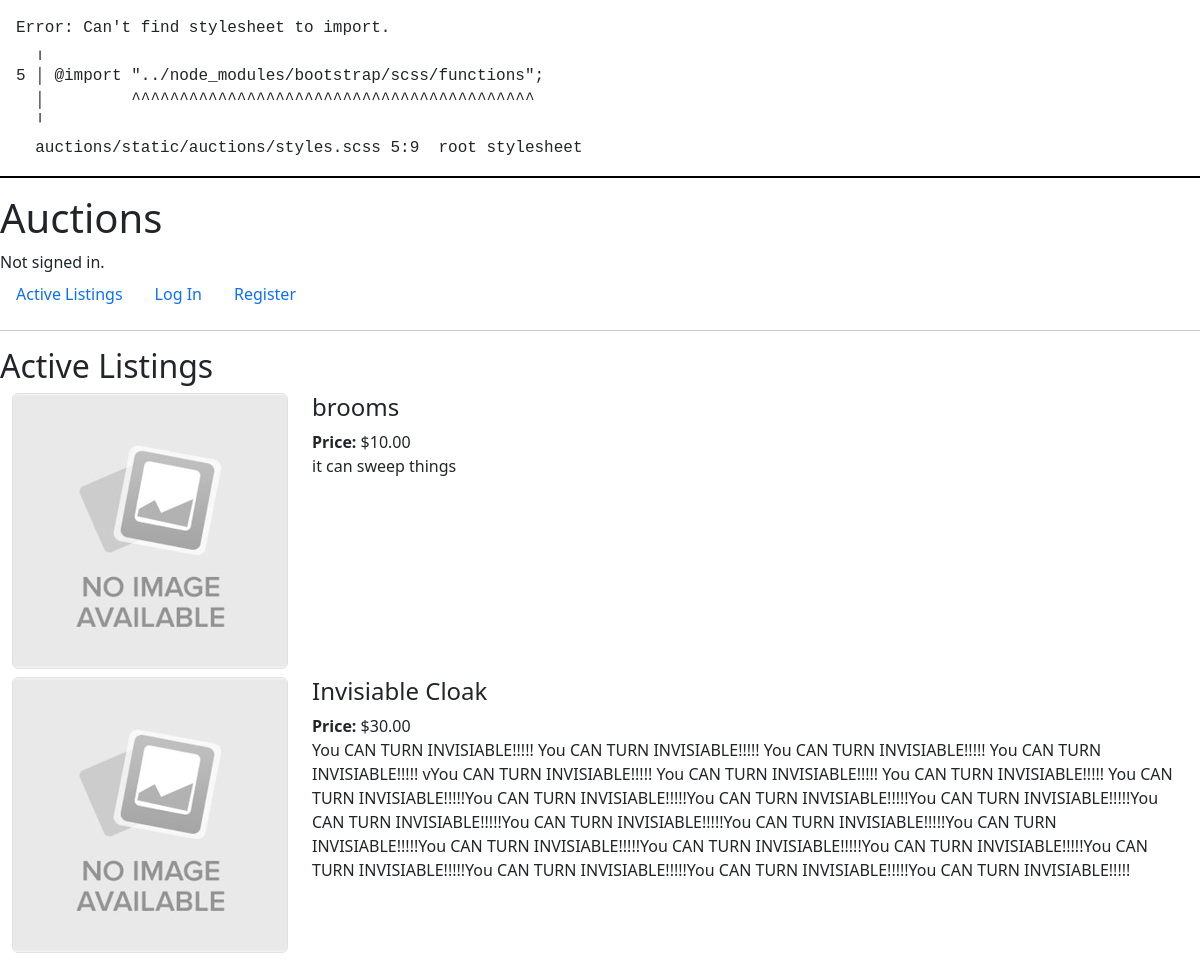
The page / on the database its author committed.
### auctions/models.py (models this page shows)
class AuctionListing(models.Model):
    BOOKS = 'BO'
    CLOTHING = 'CL'
    ELECTRONICS = 'EL'
    HOME = 'HO'
    OTHER = 'OT'
    CATEGORIES_CHOICES = [
        (BOOKS, 'Books'),
        (CLOTHING, 'Clothing'),
        (ELECTRONICS,'Electronics'),
        (HOME, 'Home'),
        (OTHER, 'other')
    ]
    name = models.CharField(max_length=64)
    starting_bid = models.DecimalField(max_digits=6,decimal_places=2)
    current_bid = models.DecimalField(max_digits=6, decimal_places=2)
    description = models.TextField()
    image = models.ImageField(upload_to='Images', default="Images/No_Image_Available.jpg")
    created_by = models.ForeignKey(User,on_delete=models.CASCADE)
    created_datetime = models.DateTimeField()
    categories = models.CharField(max_length=2,choices=CATEGORIES_CHOICES,default=OTHER)

### auctions/views.py (the view)
# urls.py: path("", views.index, name="index"),
def index(request):
    return render(request, "auctions/index.html",
                  {
                      "auctions":AuctionListing.objects.all()
                  })

### auctions/templates/auctions/index.html
{% extends "auctions/layout.html" %}
{% block body %}
    <h2>Active Listings</h2>
    {% for auction in auctions %}
        <div class="container-fluid ">
            <div class="row">
                <div class = "col-3 pb-2 h-20">
                    <img alt="{{auction.name}} Image" src="{{auction.image.url}}" class="object-fit-contain border rounded img-fluid">
                </div>
                <div class = "col-9 pb-2 ">
                    <h4>{{auction.name}}</h4>
                    <b>Price: </b>
                    <span> ${{auction.current_bid}}</span>
                    <p class = "overflow-auto">{{auction.description}}</p>
                </div>
            </div>
        </div>
        {%endfor%}
    {% endblock %}

### auctions/templates/auctions/layout.html (shortened to what this page needs)
{% load static %}
<!DOCTYPE html>
<html lang="en">
    <head>
        <link href="https://cdn.jsdelivr.net/npm/bootstrap@5.3.1/dist/css/bootstrap.min.css" rel="stylesheet">
        <link href="{% static 'auctions/styles.css' %}" rel="stylesheet">
    </head>
    <body>
        <h1>Auctions</h1>
        <div>
            {% if user.is_authenticated %}
                Signed in as <strong>{{ user.username }}</strong>.
            {% else %}
                Not signed in.
            {% endif %}
        </div>
        <ul class="nav">
            <li class="nav-item">
                <a class="nav-link" href="{% url 'index' %}">Active Listings</a>
            </li>
            {% if user.is_authenticated %}
                <li class="nav-item">
                    <a class="nav-link" href="{% url 'logout' %}">Log Out</a>
                </li>
            {% else %}
                <li class="nav-item">
                    <a class="nav-link" href="{% url 'login' %}">Log In</a>
                </li>
                <li class="nav-item">
                    <a class="nav-link" href="{% url 'register' %}">Register</a>
                </li>
            {% endif %}
        </ul>
        <hr>
        {% block body %}
        {% endblock %}
    </body>
</html>

### auctions/static/auctions/styles.css (style rules this page uses)
body::before { font-family: "Source Code Pro", "SF Mono", Monaco, Inconsolata, "Fira Mono", "Droid Sans Mono", monospace, monospace; white-space: pre; display: block; padding: 1em; margin-bottom: 1em; border-bottom: 2px solid black; content: "Error: Can't find stylesheet to import.\a \2577 \a 5 \2502 @import \"../node_modules/bootstrap/scss/functions\";\a \2502 ^^^^^^^^^^^^^^^^^^^^^^^^^^^^^^^^^^^^^^^^^^\a \2575 \a auctions/static/auctions/styles.scss 5:9 root stylesheet"; }

### rows shown on the page
AuctionListing: image (placeholder picture), name "brooms", current_bid "10.00", description "it can sweep things"
AuctionListing: image (placeholder picture), name "Invisiable Cloak", current_bid "30.00", description "You CAN TURN INVISIABLE!!!!! You CAN TURN INVISIABLE!!!!! You CAN TURN INVISIABLE!!!!! You CAN TURN INVISIABLE!!!!! vYou CAN TURN INVISIABLE!!!!! You CAN TURN INVISIABLE!!!!! You CAN TURN INVISIABLE!!!!! You CAN TURN INVISIABLE!!!!!You CAN TURN INVISIABLE!!!!!You CAN TURN INVISIABLE!!!!!You CAN TURN INVISIABLE!!!!!You CAN TURN INVISIABLE!!!!!You CAN TURN INVISIABLE!!!!!You CAN TURN INVISIABLE!!!!!You CAN TURN INVISIABLE!!!!!You CAN TURN INVISIABLE!!!!!You CAN TURN INVISIABLE!!!!!You CAN TURN INVISIABLE!!!!!You CAN TURN INVISIABLE!!!!!You CAN TURN INVISIABLE!!!!!You CAN TURN INVISIABLE!!!!!You CAN TURN INVISIABLE!!!!!"
